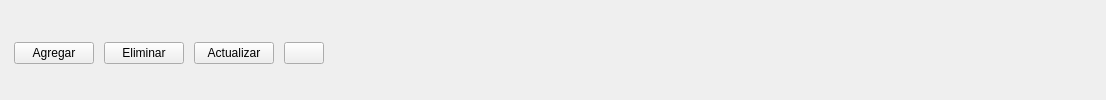
       <widget class="QWidget" name="wpc_menu_opciones_clientes" native="true">
        <property name="minimumSize">
         <size>
          <width>0</width>
          <height>40</height>
         </size>
        </property>
        <property name="maximumSize">
         <size>
          <width>16777215</width>
          <height>16777215</height>
         </size>
        </property>
        <property name="styleSheet">
         <string notr="true"/>
        </property>
        <layout class="QGridLayout" name="gridLayout_16">
         <property name="leftMargin">
          <number>4</number>
         </property>
         <property name="topMargin">
          <number>1</number>
         </property>
         <property name="rightMargin">
          <number>4</number>
         </property>
         <property name="bottomMargin">
          <number>0</number>
         </property>
         <property name="spacing">
          <number>0</number>
         </property>
         <item row="0" column="1">
          <spacer name="horizontalSpacer">
           <property name="orientation">
            <enum>Qt::Orientation::Horizontal</enum>
           </property>
           <property name="sizeType">
            <enum>QSizePolicy::Policy::Expanding</enum>
           </property>
           <property name="sizeHint" stdset="0">
            <size>
             <width>768</width>
             <height>5</height>
            </size>
           </property>
          </spacer>
         </item>
         <item row="0" column="0" alignment="Qt::AlignmentFlag::AlignHCenter|Qt::AlignmentFlag::AlignVCenter">
          <widget class="QFrame" name="wpc_contenedor_botones">
           <layout class="QGridLayout" name="gridLayout_10">
            <property name="leftMargin">
             <number>10</number>
            </property>
            <property name="topMargin">
             <number>5</number>
            </property>
            <property name="rightMargin">
             <number>10</number>
            </property>
            <property name="bottomMargin">
             <number>0</number>
            </property>
            <property name="horizontalSpacing">
             <number>10</number>
            </property>
            <property name="verticalSpacing">
             <number>0</number>
            </property>
            <item row="0" column="4">
             <widget class="QPushButton" name="btn_btn_limpiarcampos">
              <property name="cursor">
               <cursorShape>PointingHandCursor</cursorShape>
              </property>
              <property name="toolTip">
               <string>Limpiar campos</string>
              </property>
              <property name="text">
               <string/>
              </property>
              <property name="icon">
               <iconset resource="../../Source/iconsdvg.qrc">
                <normaloff>:/Icons/IconosSVG/borrador.png</normaloff>:/Icons/IconosSVG/borrador.png</iconset>
              </property>
              <property name="iconSize">
               <size>
                <width>20</width>
                <height>20</height>
               </size>
              </property>
             </widget>
            </item>
            <item row="0" column="1">
             <widget class="QPushButton" name="btn_btn_cliente_eliminar">
              <property name="cursor">
               <cursorShape>PointingHandCursor</cursorShape>
              </property>
              <property name="toolTip">
               <string>Eliminar cliente</string>
              </property>
              <property name="text">
               <string>Eliminar</string>
              </property>
              <property name="icon">
               <iconset resource="../../Source/iconosSVG.qrc">
                <normaloff>:/iconosBlancos/Icons/iconos/Blanco/eliminar_blanco.svg</normaloff>:/iconosBlancos/Icons/iconos/Blanco/eliminar_blanco.svg</iconset>
              </property>
              <property name="iconSize">
               <size>
                <width>20</width>
                <height>20</height>
               </size>
              </property>
             </widget>
            </item>
            <item row="0" column="0">
             <widget class="QPushButton" name="btn_btn_cliente_agregar">
              <property name="cursor">
               <cursorShape>PointingHandCursor</cursorShape>
              </property>
              <property name="toolTip">
               <string>Agregar cliente</string>
              </property>
              <property name="text">
               <string>Agregar</string>
              </property>
              <property name="icon">
               <iconset resource="../../Source/iconosSVG.qrc">
                <normaloff>:/iconosBlancos/Icons/iconos/Blanco/guardar_blanco.svg</normaloff>:/iconosBlancos/Icons/iconos/Blanco/guardar_blanco.svg</iconset>
              </property>
              <property name="iconSize">
               <size>
                <width>20</width>
                <height>20</height>
               </size>
              </property>
             </widget>
            </item>
            <item row="0" column="3">
             <widget class="QPushButton" name="btn_btn_cliente_modificar">
              <property name="cursor">
               <cursorShape>PointingHandCursor</cursorShape>
              </property>
              <property name="toolTip">
               <string>Actualizar cliente</string>
              </property>
              <property name="text">
               <string>Actualizar</string>
              </property>
              <property name="icon">
               <iconset resource="../../Source/iconosSVG.qrc">
                <normaloff>:/iconosBlancos/Icons/iconos/Blanco/actualizar_blanco.svg</normaloff>:/iconosBlancos/Icons/iconos/Blanco/actualizar_blanco.svg</iconset>
              </property>
              <property name="iconSize">
               <size>
                <width>20</width>
                <height>20</height>
               </size>
              </property>
             </widget>
            </item>
           </layout>
          </widget>
         </item>
        </layout>
       </widget>
